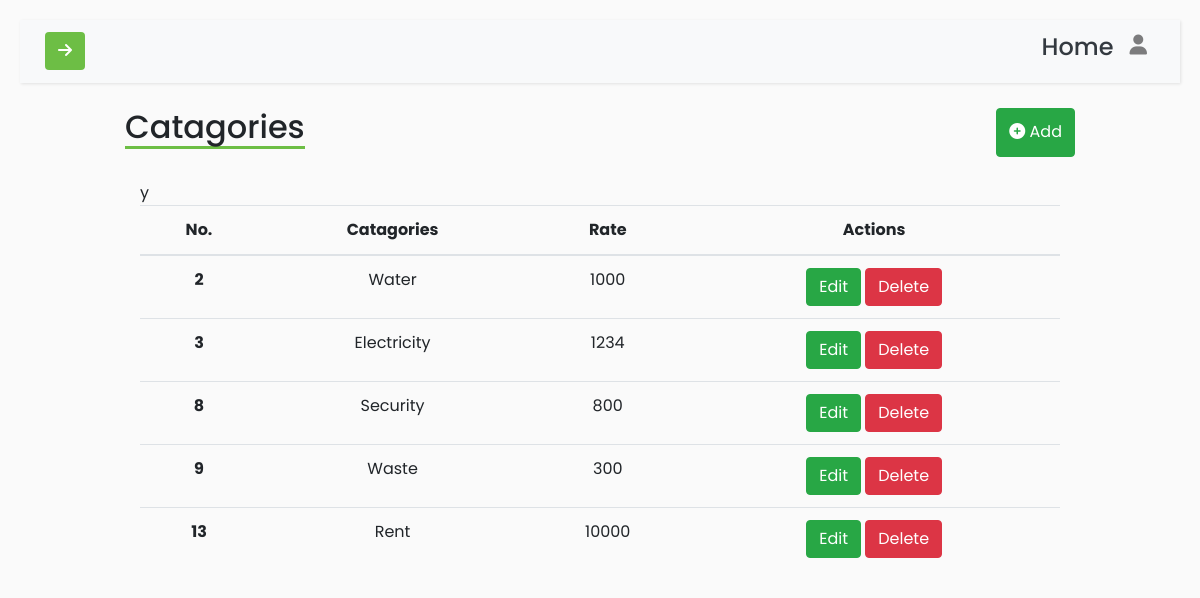
Screenshot of /Category.php (signed in) with the database file from the repository.
### tables this page shows
CREATE TABLE `Category` (
  `Id` int(255) NOT NULL,
  `Title` varchar(255) DEFAULT NULL,
  `Rate` varchar(255) DEFAULT NULL
);

### Category.php (the view, shortened to what this page needs)
<!DOCTYPE html>
<html>
<head>
    <link rel="stylesheet" href="https://stackpath.bootstrapcdn.com/bootstrap/4.1.0/css/bootstrap.min.css"
>
    <link rel="stylesheet" href="style.css">
    <link rel="stylesheet"
        href="https://cdnjs.cloudflare.com/ajax/libs/malihu-custom-scrollbar-plugin/3.1.5/jquery.mCustomScrollbar.min.css">
    <link rel="stylesheet" href="https://cdnjs.cloudflare.com/ajax/libs/font-awesome/6.4.0/css/all.min.css"
 />
</head>
<body>
    <div class="wrapper">
        <div id="content">
            <nav class="navbar navbar-expand-lg navbar-light bg-light sticky-top">
                <div class="container-fluid">
                    <button type="button" id="sidebarCollapse" class="btn">
                        <i class="fas fa-arrow-right"></i>
                    </button>
                    <div class="collapse navbar-collapse" id="navbarSupportedContent">
                        <ul class="nav navbar-nav ml-auto">
                              <li class="nav-item">
                                <a class="nav-link text-dark h4" href="Index.php">Home</a>
                            </li>
                            <li class="nav-item dropdown">
                                <a class="nav-link" data-toggle="dropdown" href="#" role="button" aria-haspopup="true"
                                    aria-expanded="false"><i class="fa-solid fa-user fa-lg"></i></a>
                            </li>
                        </ul>
                    </div>
                </div>
            </nav>
            <div class="container">
                <div class="row d-flex justify-content-center align-items-center">
                    <div class="col-lg-10 col-md-12 col-sm-12">
                        <div class="row mb-4 d-flex justify-content-between">
                            <h2 class="cath2">Catagories</h2>
                            <button class="btn btn-success" data-toggle="modal" data-target="#modalSubscriptionForm"><i
                                    class="fa fa-circle-plus fa-1x"></i> Add</button>
                        </div>
                        <table class="table text-center">
                            <thead>
                                <tr>
                                    <th scope="col" colspan="2">No.</th>
                                    <th scope="col">Catagories</th>
                                    <th scope="col">Rate</th>
                                    <th>Actions</th>
                                </tr>
                            </thead>
                            <tbody>y
                                <?php
                                require_once 'Connection.php';
                                $sql = "SELECT * from Category";
                                $result = $conn->query($sql);
                                if ($result->num_rows > 0) {
                                    while ($data = mysqli_fetch_array($result)) {
                                        ?>
                                        <tr>
                                            <th scope="row" colspan="2">
                                                <?php echo $data["Id"] ?>
                                            </th>
                                            <td>
                                                <?php echo $data["Title"] ?>
                                            </td>
                                            <td>
                                                <?php echo $data["Rate"] ?>
                                            </td>
                                            <td>
                                                <button data-toggle="modal" data-target="#Cat_edit<?php echo $data["Id"] ?>"
                                                    class="btn btn-success">Edit</button>
                                                <a href="Delete_category.php?id=<?php echo $data["Id"] ?>"> <input type="submit"
                                                        value="Delete" class="btn btn-danger"></a>
                                            </td>
                                        </tr>
                                        <?php
                                    }
                                }
                                ?>
                            </tbody>
                        </table>
                    </div>
                </div>
            </div>
        </div>
</body>
</html>

### style.css (style rules this page uses)
body { font-family: 'Poppins', sans-serif; background: #fafafa; }
a, a:hover, a:focus { color: inherit; text-decoration: none; transition: all 0.3s; }
.navbar { position: initial; padding: 5px 10px; background: #fff; border: none; border-radius: 0; margin-bottom: 25px; box-shadow: 1px 1px 3px rgba(0, 0, 0, 0.1); }
.sticky-top { z-index: 0; }
#sidebarCollapse { background-color: #6dbe45; color: white; }
#content { width: 100%; padding: 20px; min-height: 100vh; transition: all 0.3s; position: absolute; top: 0; right: 0; }
.cath2 { border-bottom: 3px solid #6dbe45; }
table thead tr th { text-align: center !important; }

### rows the page displays
category: Id "2", Title "Water", Rate "1000"
category: Id "3", Title "Electricity", Rate "1234"
category: Id "8", Title "Security", Rate "800"
category: Id "9", Title "Waste", Rate "300"
category: Id "13", Title "Rent", Rate "10000"
